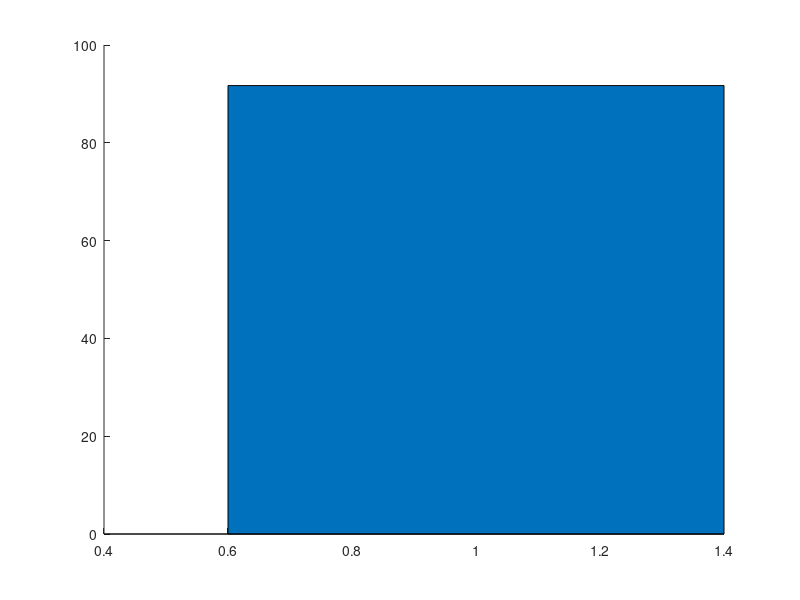

MATLAB code for this plot: (Note: this script raises an error after producing the figure.)
% =========================================================================
% Figure 1g: Generalization Index (%)
% =========================================================================

% Load generalization data and standard errors
load('Fig_1g.mat', 'Generalization_Index', 'SE');

% --- 1. Parameter Setup & Color Definition ---
x = [1, 2];

% Post1 Colors (Blue theme)
faceColor1 = [0.60, 0.74, 0.86]; % Light blue fill
edgeColor1 = [0.33, 0.55, 0.78]; % Dark blue edge

% Post2 Colors (Orange theme)
faceColor2 = [0.93, 0.64, 0.45]; % Light orange fill
edgeColor2 = [0.89, 0.42, 0.13]; % Dark orange edge

% Initialize figure window
figure('Name', 'Figure 1g', 'Position', [600, 100, 350, 450], 'Color', 'w');
hold on;

% --- 2. Plot Bars with Independent Edge and Face Colors ---
bar_width = 0.4; % Bar thickness

% Plot Post1 Bar
b1 = bar(1, Generalization_Index(1), bar_width); 
b1.FaceColor = faceColor1;
b1.EdgeColor = edgeColor1;
b1.LineWidth = 3.5; % Thicken edges for better contrast

% Plot Post2 Bar
b2 = bar(2, Generalization_Index(2), bar_width);
b2.FaceColor = faceColor2;
b2.EdgeColor = edgeColor2;
b2.LineWidth = 3.5;

% --- 3. Plot Reference Line ---
% Draw a dashed horizontal baseline at y = 100% (theoretical maximum)
yline(100, '--', 'Color', [0.55, 0.55, 0.55], 'LineWidth', 2.5);

% --- 4. Plot Error Bars ---
SE_lower = SE; 
SE_upper = SE; 

% Plot error bars above the reference line
errorbar(x, Generalization_Index, SE_lower, SE_upper, 'k', 'LineStyle', 'none', ...
    'LineWidth', 2.5, 'CapSize', 6, 'Color', [0.35, 0.35, 0.35]);

% --- 5. Add Significance Stars ---
star_y_pos = 105; % Y-axis position for the stars

text(1, star_y_pos, '***', 'HorizontalAlignment', 'center', ...
    'FontSize', 22, 'FontWeight', 'bold');
text(2, star_y_pos, '***', 'HorizontalAlignment', 'center', ...
    'FontSize', 22, 'FontWeight', 'bold');

% --- 6. Figure Formatting & Aesthetics ---
ylabel('Generalization (%)', 'FontSize', 22, 'FontName', 'Arial');

% Set X-axis limits and labels with padding
xlim([0.3 2.7]);
set(gca, 'XTick', [1 2], 'XTickLabel', {'Post1', 'Post2'}, ...
    'FontSize', 18, 'FontName', 'Arial');

% Set Y-axis limits and ticks
ylim([0 115]); 
yticks(0:20:100);

% Clean up axes (Box off, outward ticks, no X-axis tick lines)
box off;
set(gca, 'LineWidth', 2, 'TickDir', 'out', 'TickLength', [0.02 0.02]);

% Remove small tick lines on the X-axis for a cleaner look
ax = gca;
ax.XAxis.TickLength = [0 0];

hold off;
